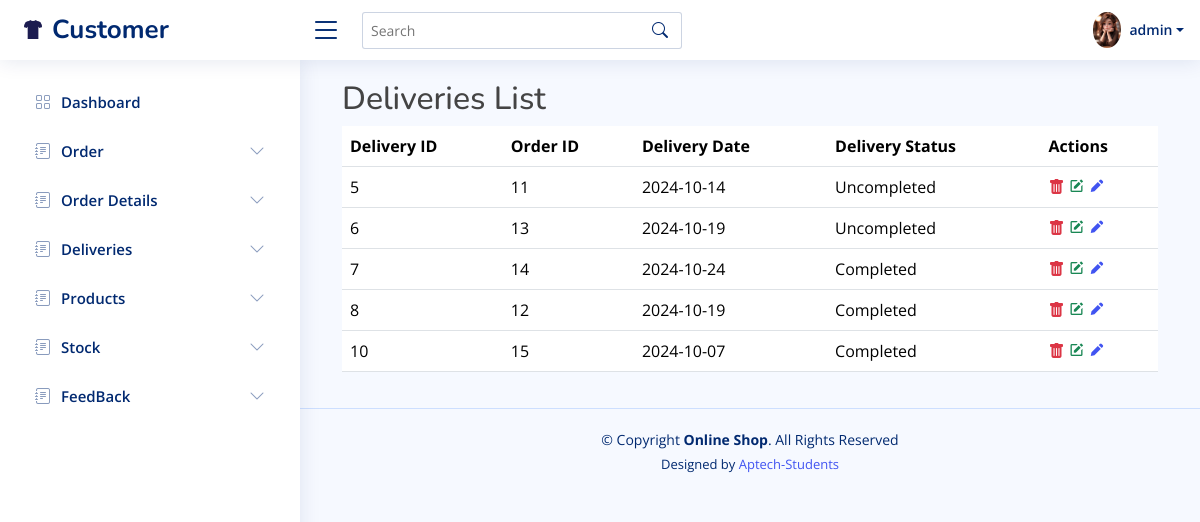
The app's page /online_shop/customers/view-deliverie.php (signed in) with its own data.
### tables this page shows
CREATE TABLE `deliveries` (
  `delivery_id` int(11) NOT NULL,
  `order_id` int(11) DEFAULT NULL,
  `delivery_date` date DEFAULT NULL,
  `delivery_status` varchar(50) DEFAULT 'Completed'
);

### online_shop/customers/view-deliverie.php (the view, shortened to what this page needs)
<?php
include 'header.php';
$conn = mysqli_connect('localhost', 'root', '', 'online_shopping');
$sql = "SELECT d.delivery_id, d.order_id, d.delivery_date, d.delivery_status
        FROM deliveries d
        JOIN orders o ON d.order_id = o.order_id";
$res = mysqli_query($conn, $sql);
?>
<div class="container">
    <h2>Deliveries List</h2>
    <table class="table">
        <thead>
            <tr>
                <th scope="col">Delivery ID</th>
                <th scope="col">Order ID</th>
                <th scope="col">Delivery Date</th>
                <th scope="col">Delivery Status</th>
                <th scope="col">Actions</th>
            </tr>
        </thead>
        <tbody>
            <?php
            if (mysqli_num_rows($res) > 0) {
                while ($data = mysqli_fetch_assoc($res)) {
            ?>
                    <tr>
                        <td><?php echo $data['delivery_id']; ?></td>
                        <td><?php echo $data['order_id'] ?></td>
                        <td><?php echo $data['delivery_date']; ?></td>
                        <td><?php echo $data['delivery_status']; ?></td>
                        <td>
                            <a href="function.php?delivery=<?php echo $data['delivery_id'] ?>&status=<?php echo $data['delivery_status'] ?>"> <i class="bi bi-trash-fill text-danger"></i></a>
                            <a href="update-delivery.php?delivery=<?php echo $data['delivery_id'] ?>"><i class="bx bxs-edit text-success"></i></a>
                            <a href="add-deliverie.php"> <i class="bx bxs-pencil"></i></a>
                        </td>
                    </tr>
            <?php
                }
            }
            ?>
        </tbody>
    </table>
</div>
<?php
include 'footer.php';
?>

### online_shop/customers/assets/css/style.css (style rules this page uses)
:root { scroll-behavior: smooth; }
body { font-family: "Open Sans", sans-serif; background: #f6f9ff; color: #444444; }
a { color: #4154f1; text-decoration: none; }
h1, h2, h3, h4, h5, h6 { font-family: "Nunito", sans-serif; }

### records on screen
deliveries: delivery_id "5", order "11", delivery_date "2024-10-14", delivery_status "Uncompleted"
deliveries: delivery_id "6", order "13", delivery_date "2024-10-19", delivery_status "Uncompleted"
deliveries: delivery_id "7", order "14", delivery_date "2024-10-24", delivery_status "Completed"
deliveries: delivery_id "8", order "12", delivery_date "2024-10-19", delivery_status "Completed"
deliveries: delivery_id "10", order "15", delivery_date "2024-10-07", delivery_status "Completed"

### other values on screen
$_SESSION['username'] "admin"
